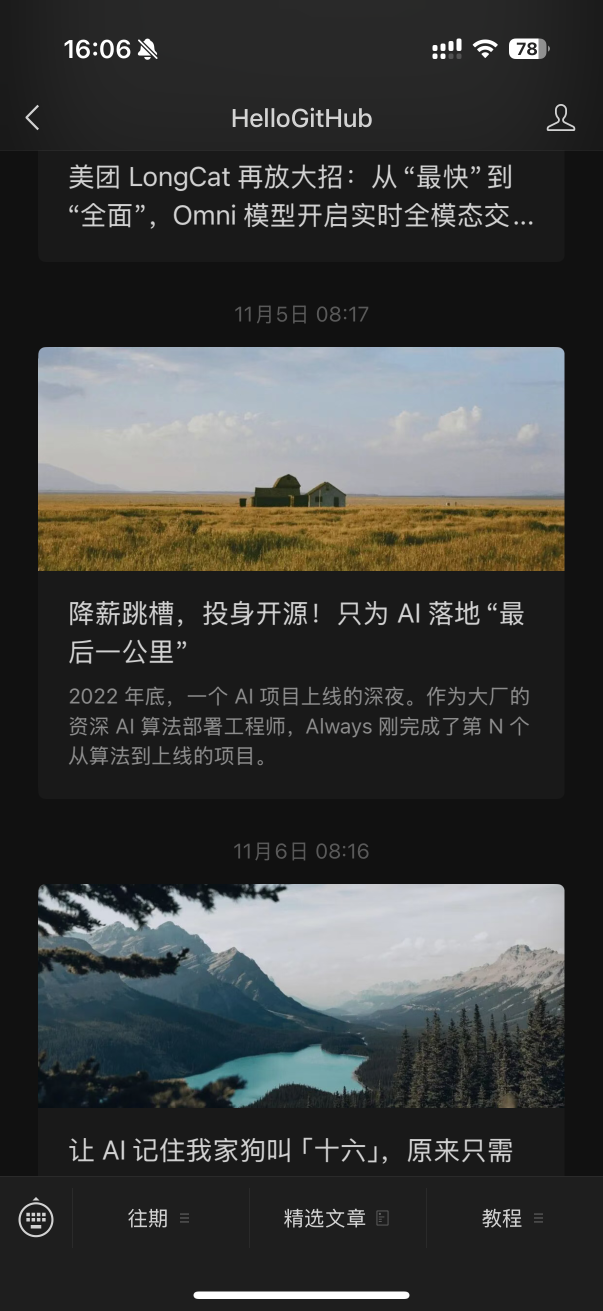
#> input picture imgs/1.png, 1206 x 2622 px (shown at 1/2 size); its folder holds 4 pictures in this run
$ python sift_stitcher.py
#> lines starting #> are read from the running program, lines starting #| are printed output that depends on the picture
"""
垂直长图拼接工具 - 基于SIFT特征点的智能图像拼接

Author: Ktovoz
Date: 2025-11-28

基本原理：
1. SIFT特征提取: 使用OpenCV的SIFT算法提取每张图像的关键点和描述符
2. 特征匹配: 使用FLANN匹配器对相邻图像的特征点进行匹配
3. RANSAC过滤: 应用RANSAC算法去除误匹配，提高匹配质量
4. 锚点定位: 基于匹配点的中位数位置确定最佳拼接锚点
5. 智能裁剪: 根据锚点位置对图像进行智能裁剪，避免重叠
6. 图像融合: 将裁剪后的图像垂直拼接成最终长图

特点：
- 自动检测图像顺序（文件名排序或自定义顺序）
- 基于特征点的智能拼接，避免简单的垂直堆叠
- 生成特征匹配可视化，帮助调试拼接质量
- 支持多种图像格式（jpg, jpeg, png）
- 详细的进度反馈和错误处理

使用场景：
- 手机截图拼接成长图
- 文档扫描图片的垂直拼接
- 网页长截图的自动化拼接
"""


import cv2
import numpy as np
import os
from typing import List, Tuple, Optional
from dataclasses import dataclass
import matplotlib.pyplot as plt
import matplotlib.patches as patches

plt.rcParams['font.family'] = ['DejaVu Sans', 'Arial', 'sans-serif']
plt.rcParams['axes.unicode_minus'] = False


@dataclass
class StitchingConfig:
    sift_nfeatures: int = 2000
    sift_contrast_threshold: float = 0.015
    sift_edge_threshold: int = 20

    flann_index_kdtree: int = 1
    flann_trees: int = 4
    flann_search_checks: int = 32

    ransac_threshold: float = 3.0
    ransac_max_iters: int = 50

    ratio_test_threshold: float = 0.7
    min_matches_for_ransac: int = 4

    gaussian_kernel_size: Tuple[int, int] = (3, 3)
    gaussian_sigma: float = 0.6

    x_quality_normalizer: float = 30.0
    match_density_normalizer: int = 10
    distribution_quality_divisor: float = 1.0

    fusion_height_ratio: float = 0.4
    max_fusion_height: int = 300
    min_fusion_height: int = 80

    viz_max_width: int = 800
    viz_max_height: int = 600
    viz_match_radius: int = 5
    viz_matches_to_show: int = 150

    min_features_for_validation: int = 5
    min_matches_for_matching: int = 5

    # [21 lines left out: functions get_edge_heights, calculate_fusion_height, not called in this run]


class ImageProcessor:
    @staticmethod
    def preprocess_for_sift(img: np.ndarray, config: StitchingConfig) -> np.ndarray:
        gray = cv2.cvtColor(img, cv2.COLOR_BGR2GRAY)
        return cv2.GaussianBlur(gray, config.gaussian_kernel_size, config.gaussian_sigma)


class FeatureExtractor:
    def __init__(self, config: StitchingConfig):
        self.sift_detector = cv2.SIFT_create(
            nfeatures=config.sift_nfeatures,
            contrastThreshold=config.sift_contrast_threshold,
            edgeThreshold=config.sift_edge_threshold
        )

    def extract_features(self, img: np.ndarray, config: StitchingConfig) -> Tuple[List, Optional[np.ndarray]]:
        preprocessed = ImageProcessor.preprocess_for_sift(img, config)
        try:
            keypoints, descriptors = self.sift_detector.detectAndCompute(preprocessed, None)
            return keypoints, descriptors
        except:
            return [], None


class FeatureMatcher:
    def __init__(self, config: StitchingConfig):
        self.flann_matcher = cv2.FlannBasedMatcher(
            dict(algorithm=config.flann_index_kdtree, trees=config.flann_trees),
            dict(checks=config.flann_search_checks)
        )
        self.ratio_test_threshold = config.ratio_test_threshold

    def match_features(self, des1: np.ndarray, des2: np.ndarray) -> List:
        if des1 is None or des2 is None or des1.shape[0] == 0 or des2.shape[0] == 0:
            return []

        if des1.dtype != np.float32:
            des1 = des1.astype(np.float32)
        if des2.dtype != np.float32:
            des2 = des2.astype(np.float32)

        try:
            matches = self.flann_matcher.knnMatch(des1, des2, k=2)

            good_matches = []
            for match_pair in matches:
                if len(match_pair) == 2:
                    m, n = match_pair
                    if m.distance < self.ratio_test_threshold * n.distance:
                        good_matches.append(m)

            return good_matches

        except:
            return []


class RansacFilter:
    def __init__(self, config: StitchingConfig):
        self.ransac_threshold = config.ransac_threshold
        self.ransac_max_iters = config.ransac_max_iters
        self.min_matches_for_ransac = config.min_matches_for_ransac

    def apply_ransac(self, kp1: List, kp2: List, matches: List) -> List:
        if len(matches) < self.min_matches_for_ransac:
            return matches

        src_pts = np.float32([kp1[m.queryIdx].pt for m in matches]).reshape(-1, 1, 2)
        dst_pts = np.float32([kp2[m.trainIdx].pt for m in matches]).reshape(-1, 1, 2)

        try:
            H, mask = cv2.findHomography(
                dst_pts, src_pts, cv2.RANSAC,
                self.ransac_threshold, self.ransac_max_iters
            )

            if H is not None:
                filtered_matches = []
                for i, m in enumerate(matches):
                    if mask[i][0] == 1:
                        filtered_matches.append(m)

                return filtered_matches
            else:
                return matches

        except:
            return matches


class CompleteDebugStitcher:
    def __init__(self, config: StitchingConfig = None):
        self._image_data = []
        self.config = config or StitchingConfig()

        self.feature_extractor = FeatureExtractor(self.config)
        self.feature_matcher = FeatureMatcher(self.config)
        self.ransac_filter = RansacFilter(self.config)

    def _extract_and_validate_features(self, region1: np.ndarray, region2: np.ndarray, min_features: int = None):
        if min_features is None:
            min_features = self.config.min_features_for_validation

        kp1, des1 = self.feature_extractor.extract_features(region1, self.config)
        kp2, des2 = self.feature_extractor.extract_features(region2, self.config)


        if des1 is None or des2 is None or des1.shape[0] == 0 or des2.shape[0] == 0:
            return None, None, None, None


        if len(kp1) < min_features or len(kp2) < min_features:
            return None, None, None, None

        return kp1, des1, kp2, des2

    def _match_and_filter_features(self, des1: np.ndarray, des2: np.ndarray, kp1: List, kp2: List, min_matches: int = None):
        if min_matches is None:
            min_matches = self.config.min_matches_for_matching


        good_matches = self.feature_matcher.match_features(des1, des2)


        if len(good_matches) < min_matches:
            return []


        filtered_matches = self.ransac_filter.apply_ransac(kp1, kp2, good_matches)

        if len(filtered_matches) < min_matches:
            return []

        return filtered_matches

    def _detect_overlap_unified(self, img1: np.ndarray, img2: np.ndarray, mode: str = 'enhanced', step_num: int = 0):
        height1, width1 = img1.shape[:2]

        if mode == 'enhanced':

            edge_heights = self.config.get_edge_heights(height1)
            return self._enhanced_overlap_detection(img1, img2, edge_heights)

        elif mode == 'median_anchor':

            return self._median_anchor_detection(img1, img2, step_num)

        return None

    def _extract_image_regions(self, img1: np.ndarray, img2: np.ndarray,
                              extraction_type: str = 'overlap', edge_height: int = None) -> Tuple[np.ndarray, np.ndarray]:
        height1, _ = self._validate_and_get_image_size(img1)
        height2, _ = self._validate_and_get_image_size(img2)

        if extraction_type == 'overlap' and edge_height is not None:
            return img1[height1 - edge_height:, :], img2[:edge_height, :]
        elif extraction_type == 'anchor':
            return img1[height1 // 2:, :], img2[:height2 // 2, :]
        else:
            raise ValueError(f"Invalid extraction type: {extraction_type}")

    # [29 lines left out: function _enhanced_overlap_detection, not called in this run]

    def _median_anchor_detection(self, img1: np.ndarray, img2: np.ndarray, step_num: int):

        print(f"--- Step {step_num}: Median Anchor Stitching ---")

        img1_bottom, img2_top = self._extract_image_regions(img1, img2, 'anchor')

        kp1, des1, kp2, des2 = self._extract_and_validate_features(img1_bottom, img2_top, None)
        if des1 is None:
            return None

        good_matches = self._match_and_filter_features(des1, des2, kp1, kp2, self.config.min_matches_for_ransac)
        if not good_matches:
            return None


        height1, width1 = self._validate_and_get_image_size(img1)
        _, width2 = self._validate_and_get_image_size(img2)

        anchor_info = self._calculate_median_anchor(good_matches, kp1, kp2, height1)

        median_y1 = anchor_info['median_y1']
        median_y2 = anchor_info['median_y2']

        img1_cropped = img1[:int(median_y1), :]
        img2_cropped = img2[int(median_y2):, :]

        new_height = img1_cropped.shape[0] + img2_cropped.shape[0]
        new_width = max(width1, width2)

        result = np.zeros((new_height, new_width, 3), dtype=np.uint8)
        result[:img1_cropped.shape[0], :width1] = img1_cropped
        result[img1_cropped.shape[0]:img1_cropped.shape[0] + img2_cropped.shape[0], :width2] = img2_cropped

        return {
            'result': result,
            'median_y1': median_y1,
            'median_y2': median_y2,
            'crop_y1': int(median_y1),
            'crop_y2': int(median_y2),
            'match_count': len(good_matches),
            'y_coords_img1': anchor_info['y_coords_img1'],
            'y_coords_img2': anchor_info['y_coords_img2']
        }

    # [47 lines left out: function _calculate_overlap_metrics, not called in this run]

    def _calculate_median_anchor(self, good_matches: List, kp1: List, kp2: List, height1: int):

        half_height = height1 // 2
        y_coords_img1 = []
        y_coords_img2 = []

        for match in good_matches:
            pt1 = kp1[match.queryIdx].pt
            pt2 = kp2[match.trainIdx].pt

            y_coords_img1.append(pt1[1] + half_height)
            y_coords_img2.append(pt2[1])

        median_y1 = np.median(y_coords_img1)
        median_y2 = np.median(y_coords_img2)

        return {
            'median_y1': median_y1,
            'median_y2': median_y2,
            'match_count': len(good_matches),
            'good_matches': good_matches,
            'kp1': kp1,
            'kp2': kp2,
            'y_coords_img1': y_coords_img1,
            'y_coords_img2': y_coords_img2
        }

    def load_images(self, image_paths: List[str]):
        self._image_data = []

        for path in image_paths:
            img = cv2.imread(path)
            if img is not None:
                self._image_data.append((img, path))

        if len(self._image_data) < len(image_paths):
            print(f"[ERROR] Image loading failed: {len(self._image_data)}/{len(image_paths)} images loaded")

    @property
    def images(self) -> List[np.ndarray]:

        return [data[0] for data in self._image_data]

    # [4 lines left out: function image_paths, not called in this run]

    def _validate_and_get_image_size(self, img: np.ndarray) -> Tuple[int, int]:
        if img is None or img.size == 0:
            raise ValueError("Image is empty or invalid")

        if len(img.shape) < 2:
            raise ValueError("Insufficient image dimensions")

        height, width = img.shape[:2]
        if height <= 0 or width <= 0:
            raise ValueError(f"Invalid image dimensions: {height}x{width}")

        return height, width

    # [11 lines left out: functions get_image_path, get_image_info, not called in this run]

    def visualize_feature_matches(self, img1, img2, save_path, img1_position='top'):

        height1, width1 = self._validate_and_get_image_size(img1)
        height2, width2 = self._validate_and_get_image_size(img2)


        roi1 = img1[height1 // 2:, :] if img1_position == 'top' else img1[:height1 // 2, :]
        roi2 = img2[:height2 // 2, :] if img1_position == 'top' else img2[height2 // 2:, :]


        kp1, des1, kp2, des2 = self._extract_and_validate_features(roi1, roi2, None)
        if des1 is None:
            return 0


        good_matches = self._match_and_filter_features(des1, des2, kp1, kp2, None)
        if not good_matches:
            return 0

        final_matches = sorted(good_matches, key=lambda x: x.distance)[:self.config.viz_matches_to_show]


        img1_rgb = cv2.cvtColor(img1, cv2.COLOR_BGR2RGB)
        img2_rgb = cv2.cvtColor(img2, cv2.COLOR_BGR2RGB)


        display_img, display_info = self._create_image_layout(
            img1_rgb, img2_rgb, (width1, height1), (width2, height2)
        )

        fig, ax = plt.subplots(1, 1, figsize=(16, 12))
        ax.imshow(display_img)


        region_info = "Image1 Bottom Half ↔ Image2 Top Half" if img1_position == 'top' else "Image1 Top Half ↔ Image2 Bottom Half"
        ax.set_title(f'Region-Based SIFT+FLANN Feature Matching\n{region_info} - {len(final_matches)} Matches',
                     fontsize=14, fontweight='bold')


        self._draw_matches_on_figure(
            ax, final_matches, kp1, kp2, display_info, img1_position,
            (height1, height2), (width1, width2)
        )

        ax.axhline(y=display_info['display_height1'], color='white', linewidth=4, alpha=0.9)


        region_data = {
            'top': {'img1_y_start': display_info['display_height1'] // 2, 'img2_y_start': 0,
                   'img1_region': "Image 1 (Bottom Half)", 'img2_region': "Image 2 (Top Half)"},
            'bottom': {'img1_y_start': 0, 'img2_y_start': display_info['display_height2'] // 2,
                      'img1_region': "Image 1 (Top Half)", 'img2_region': "Image 2 (Bottom Half)"}
        }

        data = region_data[img1_position]


        for color, y_start, rect_height in [('yellow', data['img1_y_start'], display_info['display_height1'] // 2),
                                           ('cyan', display_info['display_height1'] + data['img2_y_start'], display_info['display_height2'] // 2)]:
            rect = patches.Rectangle((0, y_start), display_img.shape[1], rect_height,
                                   linewidth=3, edgecolor=color, facecolor=color, alpha=0.1)
            ax.add_patch(rect)


        ax.text(display_img.shape[1] // 2, display_info['display_height1'] // 2, data['img1_region'],
                ha='center', va='center', color='white', fontweight='bold', fontsize=10,
                bbox=dict(boxstyle="round,pad=0.5", facecolor='black', alpha=0.8))
        ax.text(display_img.shape[1] // 2, display_info['display_height1'] + display_info['display_height2'] // 2, data['img2_region'],
                ha='center', va='center', color='white', fontweight='bold', fontsize=10,
                bbox=dict(boxstyle="round,pad=0.5", facecolor='black', alpha=0.8))

        ax.set_xlim(0, display_img.shape[1])
        ax.set_ylim(display_img.shape[0], 0)
        ax.axis('off')

        plt.tight_layout()
        plt.savefig(save_path, dpi=200, bbox_inches='tight', facecolor='black')
        plt.close()

        return len(final_matches)

    def _create_image_layout(self, img1_rgb: np.ndarray, img2_rgb: np.ndarray,
                            size1: Tuple[int, int], size2: Tuple[int, int]) -> Tuple[np.ndarray, dict]:

        width1, height1 = size1
        width2, height2 = size2

        max_width, max_height = self.config.viz_max_width, self.config.viz_max_height
        scale = min(max_width / max(width1, width2), max_height / (height1 + height2))

        display_width1 = int(width1 * scale)
        display_height1 = int(height1 * scale)
        display_width2 = int(width2 * scale)
        display_height2 = int(height2 * scale)

        img1_resized = cv2.resize(img1_rgb, (display_width1, display_height1))
        img2_resized = cv2.resize(img2_rgb, (display_width2, display_height2))

        total_height = display_height1 + display_height2
        display_img = np.zeros((total_height, max(display_width1, display_width2), 3), dtype=np.uint8)

        display_info = {
            'display_width1': display_width1,
            'display_height1': display_height1,
            'display_width2': display_width2,
            'display_height2': display_height2,
            'scale_x1': scale,
            'scale_y1': scale,
            'scale_x2': scale,
            'scale_y2': scale,
            'start_x1': 0,
            'start_x2': 0
        }

        if display_width1 >= display_width2:
            display_info['start_x1'] = 0
            display_info['start_x2'] = (display_width1 - display_width2) // 2
            display_img[:display_height1, :display_width1] = img1_resized
            display_img[display_height1:display_height1 + display_height2,
                       display_info['start_x2']:display_info['start_x2'] + display_width2] = img2_resized
        else:
            display_info['start_x2'] = 0
            display_info['start_x1'] = (display_width2 - display_width1) // 2
            display_img[:display_height1, display_info['start_x1']:display_info['start_x1'] + display_width1] = img1_resized
            display_img[display_height1:display_height1 + display_height2,
                       :display_width2] = img2_resized

        return display_img, display_info

    def _draw_matches_on_figure(self, ax, final_matches: List, kp1: List, kp2: List,
                               display_info: dict, img1_position: str,
                               heights: Tuple[int, int], widths: Tuple[int, int]):

        height1, height2 = heights


        for match in final_matches:
            pt1 = kp1[match.queryIdx].pt
            pt2 = kp2[match.trainIdx].pt

            if img1_position == 'top':
                global_y1 = pt1[1] + height1 // 2
            else:
                global_y1 = pt1[1]

            x1 = pt1[0] * display_info['scale_x1']
            y1 = global_y1 * display_info['scale_y1']

            if img1_position == 'top':
                global_y2 = pt2[1]
            else:
                global_y2 = pt2[1] + height2 // 2

            x2 = pt2[0] * display_info['scale_x2']
            y2 = global_y2 * display_info['scale_y2'] + display_info['display_height1']

            x1 += display_info['start_x1']
            x2 += display_info['start_x2']

            ax.plot([x1, x2], [y1, y2], color='red', alpha=0.8, linewidth=2)

            circle1 = patches.Circle((x1, y1), self.config.viz_match_radius,
                                   alpha=0.9, linewidth=2, edgecolor='white', facecolor='red')
            circle2 = patches.Circle((x2, y2), self.config.viz_match_radius,
                                   alpha=0.9, linewidth=2, edgecolor='white', facecolor='red')
            ax.add_patch(circle1)
            ax.add_patch(circle2)

    def stitch_with_median_anchor(self):
        if len(self.images) < 2:
            return None

        print(f"\n=== Starting Median Anchor Stitching ===")
        result = self.images[0].copy()

        for i, img in enumerate(self.images[1:], 1):
            anchor_info = self._detect_overlap_unified(result, img, mode='median_anchor', step_num=i)


            result = anchor_info['result'] if anchor_info else np.vstack([result, img])

        print(f"Final image size: {result.shape}")
        return result


def stitch_images_from_directory(image_dir: str, output_dir: str = "output",
                                 order_mapping: dict = None, save_matches: bool = True):

    print(f"Vertical Image Stitching Tool")
    print(f"Input: {image_dir}")
    print(f"Output: {output_dir}")
    print(f"Save matches: {save_matches}")

    os.makedirs(output_dir, exist_ok=True)


    img_files = [f for f in os.listdir(image_dir) if f.lower().endswith(('.jpg', '.jpeg', '.png'))]

    if order_mapping:
        img_files.sort(key=lambda x: order_mapping.get(x, float('inf')))
    else:
        img_files.sort()

    if len(img_files) < 2:
        print(f"[ERROR] Need at least 2 images, found {len(img_files)}")
        return None


    img_paths = [os.path.join(image_dir, f) for f in img_files]


    stitcher = CompleteDebugStitcher()
    stitcher.load_images(img_paths)

    if len(stitcher.images) < 2:
        print("[ERROR] Not enough valid images")
        return None


    if save_matches:
        match_vis_dir = os.path.join(output_dir, "matches")
        os.makedirs(match_vis_dir, exist_ok=True)

        for i, (img1, img2) in enumerate(zip(stitcher.images[:-1], stitcher.images[1:]), 1):
            match_path = os.path.join(match_vis_dir, f"matches_{i}_{i+1}.jpg")
            stitcher.visualize_feature_matches(img1, img2, match_path, 'top')


    result = stitcher.stitch_with_median_anchor()


    if result is not None:
        final_path = os.path.join(output_dir, "stitched_image.jpg")
        cv2.imwrite(final_path, result)

        print(f"Completed! Size: {result.shape[0]}x{result.shape[1]}")
        print(f"Saved to: {final_path}")

        if save_matches:
            print(f"Matches: {output_dir}/matches/")

        return final_path
    else:
        print("[ERROR] Stitching failed")
        return None


def main():
    result1 = stitch_images_from_directory("imgs", "output", save_matches=True)
#> in load_images, img is the input picture: shape (2622, 1206, 3); mean B, G, R 60.4, 61.6, 60.4
#> the loop in stitch_images_from_directory, `for i, (img1, img2) in enumerate(zip(stitcher.images[:-1], stitcher.im..` made 3 passes
#> final_matches in visualize_feature_matches on passes 1 to 3: 150 matches, 150 matches, 70 matches
#> pass 1, in visualize_feature_matches, `roi1 = img1[height1 // 2:, :] if img1_position == 'top' else img1[:hei..`:
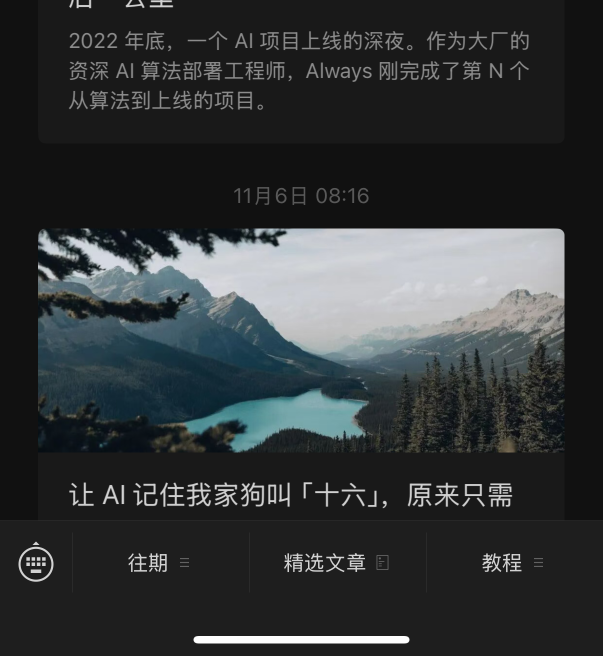
#> roi1: shape (1311, 1206, 3) (shown at 1/2 size); mean B, G, R 55.5, 54.1, 50.6
#> pass 1, in visualize_feature_matches, `roi2 = img2[:height2 // 2, :] if img1_position == 'top' else img2[heig..`:
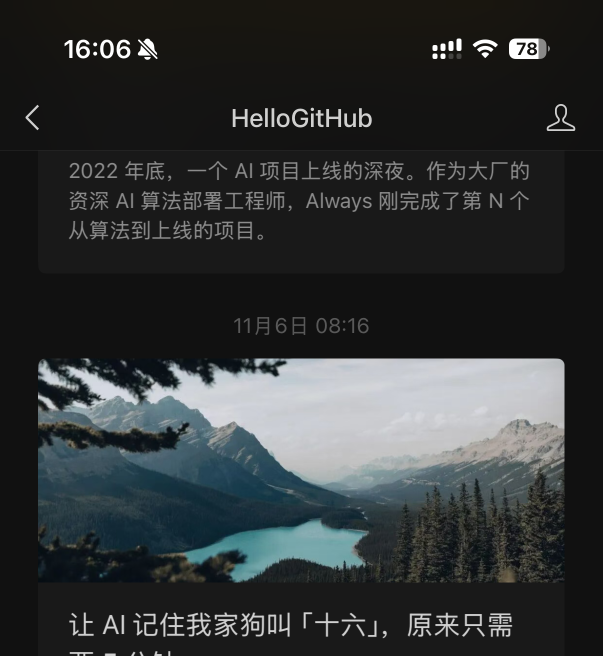
#> roi2: shape (1311, 1206, 3) (shown at 1/2 size); mean B, G, R 52.7, 51.8, 48.5
#> the loop in stitch_with_median_anchor, `for i, img in enumerate(self.images[1:], 1):` made 3 passes
#> (the rest of the program and of its run is left out)
